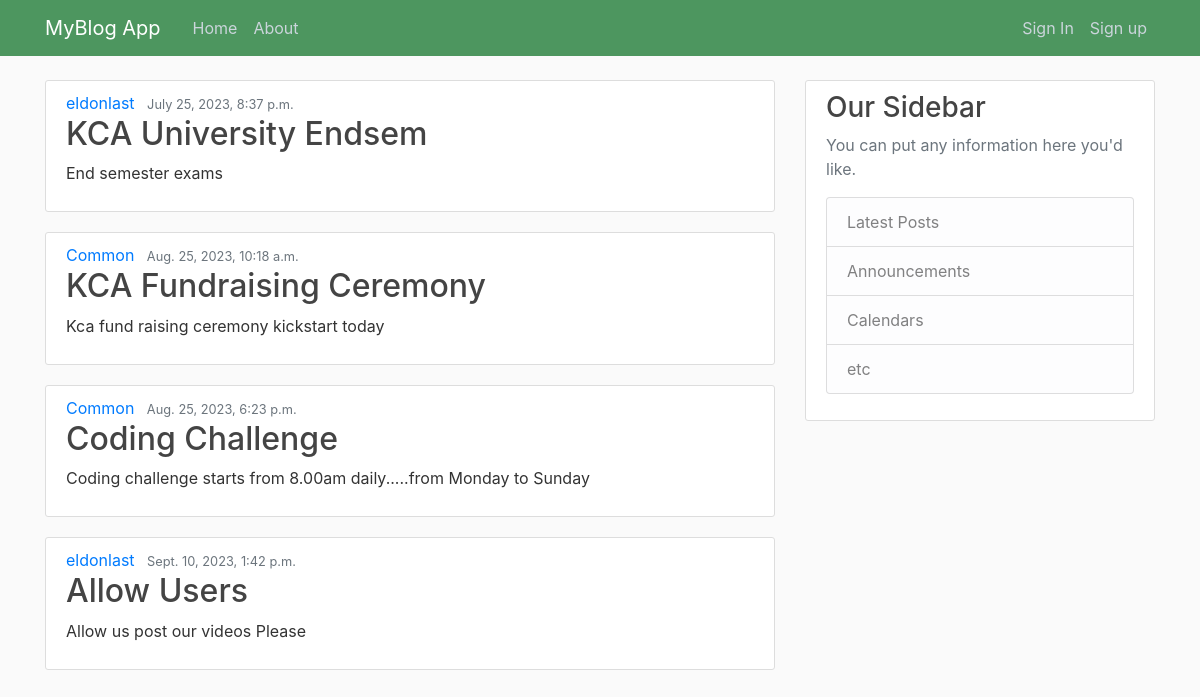
The page / on the database its author committed.
### blogg/models.py (models this page shows, shortened)
class Post(models.Model):
    title=models.CharField(max_length=100)
    content= models.TextField()
    date_posted= models.DateTimeField(default=timezone.now)
    author= models.ForeignKey(User, on_delete=models.CASCADE)

### blogg/views.py (the view)
# urls.py: 2. Add a URL to urlpatterns:  path('', views.home, name='home')
def home(request):
    context={
        'posts':Post.objects.all()
    }
    return render(request, 'blogg/home.html',context)

### blogg/templates/blogg/home.html
{% extends "blogg/base.html"%}
{% block content %}
  {% for post in posts %}
  <article class="media content-section">
    <div class="media-body">
      <div class="article-metadata">
        <a class="mr-2" href="#">{{ post.author }}</a>
        <small class="text-muted">{{ post.date_posted }}</small>
      </div>
      <h2><a class="article-title" href="#">{{ post.title }}</a></h2>
      <p class="article-content">{{ post.content }}</p>
    </div>
  </article>
  {% endfor %}
  {% endblock content %}

### blogg/templates/blogg/base.html (style rules this page uses)
h1, h2, h3, h4, h5, h6 { color: #444444; }
.content-section { background: #ffffff; padding: 10px 20px; border: 1px solid #dddddd; border-radius: 3px; margin-bottom: 20px; }
.article-title { color: #444444; }
.article-content { white-space: pre-line; }

### rows shown on the page
Post: author "eldonlast", date_posted "July 25, 2023, 8:37 p.m.", title "KCA University Endsem", content "End semester exams"
Post: author "Common", date_posted "Aug. 25, 2023, 10:18 a.m.", title "KCA Fundraising Ceremony", content "Kca fund raising ceremony kickstart today"
Post: author "Common", date_posted "Aug. 25, 2023, 6:23 p.m.", title "Coding Challenge", content "Coding challenge starts from 8.00am daily.....from Monday to Sunday"
Post: author "eldonlast", date_posted "Sept. 10, 2023, 1:42 p.m.", title "Allow Users", content "Allow us post our videos Please"
